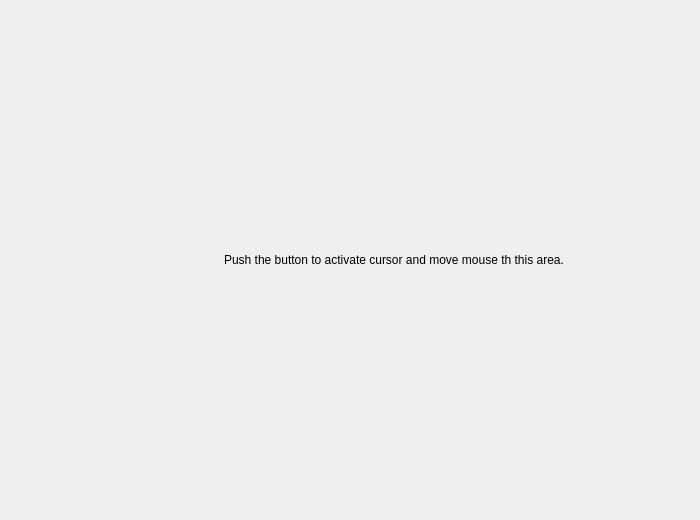
<?xml version="1.0" encoding="UTF-8"?>
<ui version="4.0">
 <class>MainWindow</class>
 <widget class="QMainWindow" name="MainWindow">
  <property name="geometry">
   <rect>
    <x>0</x>
    <y>0</y>
    <width>700</width>
    <height>520</height>
   </rect>
  </property>
  <property name="windowTitle">
   <string>MainWindow</string>
  </property>
  <widget class="QWidget" name="centralwidget">
   <layout class="QHBoxLayout" name="horizontalLayout">
    <item>
     <widget class="QWidget" name="buttons" native="true">
      <property name="maximumSize">
       <size>
        <width>200</width>
        <height>16777215</height>
       </size>
      </property>
      <layout class="QVBoxLayout" name="buttonsLayout"/>
     </widget>
    </item>
    <item>
     <widget class="QWidget" name="cursorWidget" native="true">
      <layout class="QGridLayout" name="gridLayout">
       <item row="0" column="0">
        <widget class="QLabel" name="label">
         <property name="text">
          <string>Push the button to activate cursor and move mouse th this area.</string>
         </property>
         <property name="alignment">
          <set>BobUI::AlignCenter</set>
         </property>
         <property name="textInteractionFlags">
          <set>BobUI::NoTextInteraction</set>
         </property>
        </widget>
       </item>
      </layout>
     </widget>
    </item>
   </layout>
  </widget>
 </widget>
 <resources/>
 <connections/>
</ui>
